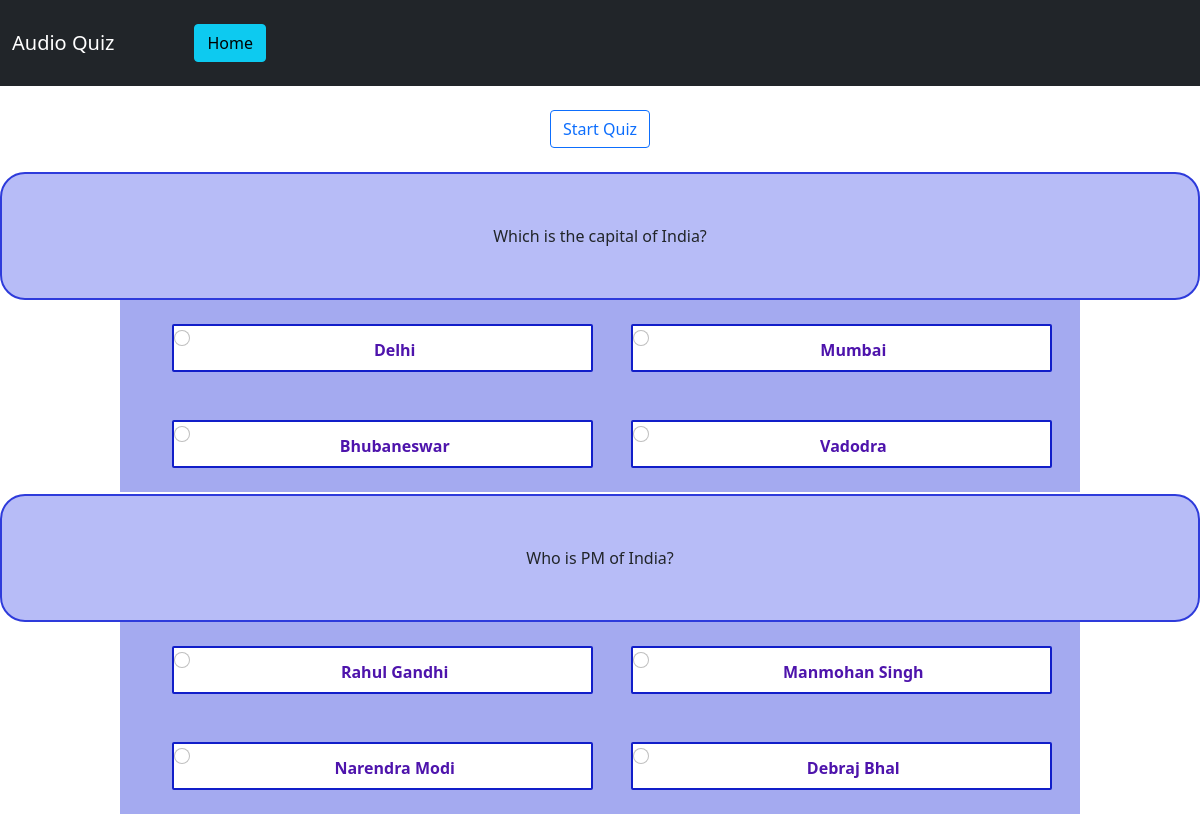
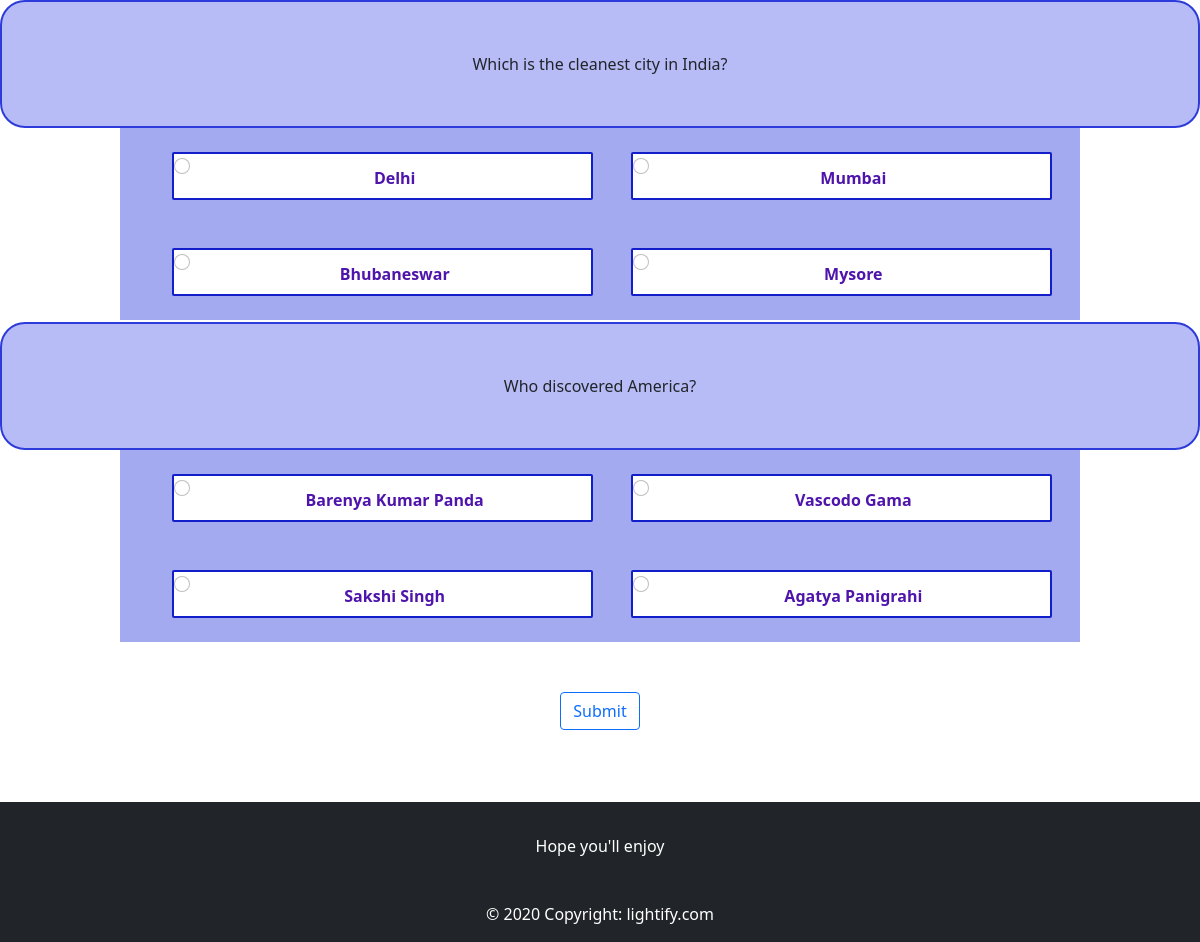
The page /audioquiz/ on the database its author committed (2 pictures, top to bottom).
### audioquiz/models.py (models this page shows, shortened)
class QuesModel(models.Model):
    question = models.CharField(max_length=200, null=True)
    op1 = models.CharField(max_length=200, null=True)
    op2 = models.CharField(max_length=200, null=True)
    op3 = models.CharField(max_length=200, null=True)
    op4 = models.CharField(max_length=200, null=True)
    ans = models.CharField(max_length=200, null=True)

### audioquiz/views.py (the view, shortened to what this page needs)
# urls.py: path('',views.audioquiz,name='audioquiz'),
def audioquiz(request):
    quiz=QuesModel.objects.all()
    return render(request,'aqz.html',{'quiz':quiz})

### templates/aqz.html (shortened to what this page needs)
{% load static %}
<!DOCTYPE html>
<html lang="en">
<head>
        <link rel="stylesheet" href="{% static 'css/aqz.css' %}">
        <link href="https://cdn.jsdelivr.net/npm/bootstrap@5.1.2/dist/css/bootstrap.min.css" rel="stylesheet">
</head>
<body>
    <nav class="navbar navbar-expand-lg navbar-dark bg-dark">
        <div class="container-fluid">
            <a class="navbar-brand " href="#">Audio Quiz</a>
            <div class="collapse navbar-collapse ms-5" id="navbarScroll">
                <a class="btn btn-info m-3" style="margin-left: auto;" href="/" role="button">Home</a>
            </div>
        </div>
    </nav>
    <div class="text-center" style="margin: 2% 0;">
        <button type="button" class="btn btn-outline-primary" id="interaction">Start Quiz</button>
    </div>
    <form method='post' action='/audioquiz/'>
        {% for q in quiz%}
    <div class="question-box">
        <div class="form-group" id = "question-container">
            <label for="question">{{q.question}}</label>
        </div>
        <div class="form-check" id="options-container">
            <span class="span">
            <div class="form-check">
                <input class="form-check-input opt" type="radio" name="{{q.question}}" id="{{q.id}}A" value="A">
                <label class="form-check-label" for="gridRadios1">
                    {{q.op1}}
                </label>
            </div>
            </span>
            <span class="span">
            <div class="form-check">
                <input class="form-check-input" type="radio" name="{{q.question}}" id="{{q.id}}B" value="B">
                <label class="form-check-label" for="gridRadios2">
                    {{q.op2}}
                </label>
            </div>
            </span>
            <span class="span">
            <div class="form-check">
                <input class="form-check-input" type="radio" name="{{q.question}}" id="{{q.id}}C" value="C">
                <label class="form-check-label" for="gridRadios1">
                    {{q.op3}}
                </label>
            </div>
            </span>
            <span class="span">
            <div class="form-check">
                <input class="form-check-input" type="radio" name="{{q.question}}" id="{{q.id}}D" value="D">
                <label class="form-check-label" for="gridRadios2">
                    {{q.op4}}
                </label>
            </div>
            </span>
            <br>
        </div>
    </div>
        {% endfor %}
        <br>
        <div class="text-center">
            <button type="submit" class="btn btn-outline-primary" id="start" style="margin: 2% 0;">Submit</button>
        </div>
    </form>
    <footer class="page-footer font-small mt-5 bg-dark pt-4">
        <div class="container">
            <ul class="list-unstyled list-inline text-center py-2">
                <li class="list-inline-item">
                    <p class="mb-1 " style="color: white">Hope you'll enjoy</h5>
                </li>
            </ul>
        </div>
        <div class="footer-copyright text-center py-3" style="color: white">© 2020 Copyright:
            <a href="#" style="color: white ; text-decoration: none"> lightify.com</a>
        </div>
    </footer>
</body>
</html>

### static/css/aqz.css (style rules this page uses)
body { background-color: #9EA4F4; }
.question-box { width: 100%; height: 25%; background-color: white; display: flex; flex-direction: column; align-items: center; justify-content: space-around; border-radius: 30px; }
#question-container { width: 100%; height: 8rem; display: flex; align-items: center; justify-content: center; border: 2px solid #2E3BDB; border-radius: 25px; padding: 1%; background-color: #B7BCF7; }
#options-container { width: 80%; height: 12rem; display: flex; flex-wrap: wrap; align-items: center; justify-content: center; background-color: #A4AAF0; }
#start { align-items: center; }
.span { width: 45%; height: 3rem; border: 2px solid #111EC9; border-radius: 2px; overflow: hidden; margin-left: 2%; margin-right:2%; background-color: white; }
span label { width: 100%; height: 100%; display: flex; padding-top: 3%; align-items: center; justify-content: center; cursor: pointer; transition: transform 0.3s; font-weight: 600; color: rgb(78, 20, 172); }
.opt { border: #111EC9; }

### rows shown on the page
QuesModel: question "Which is the capital of India?", op1 "Delhi", op2 "Mumbai", op3 "Bhubaneswar", op4 "Vadodra"
QuesModel: question "Who is PM of India?", op1 "Rahul Gandhi", op2 "Manmohan Singh", op3 "Narendra Modi", op4 "Debraj Bhal"
QuesModel: question "Which is the cleanest city in India?", op1 "Delhi", op2 "Mumbai", op3 "Bhubaneswar", op4 "Mysore"
QuesModel: question "Who discovered America?", op1 "Barenya Kumar Panda", op2 "Vascodo Gama", op3 "Sakshi Singh", op4 "Agatya Panigrahi"
